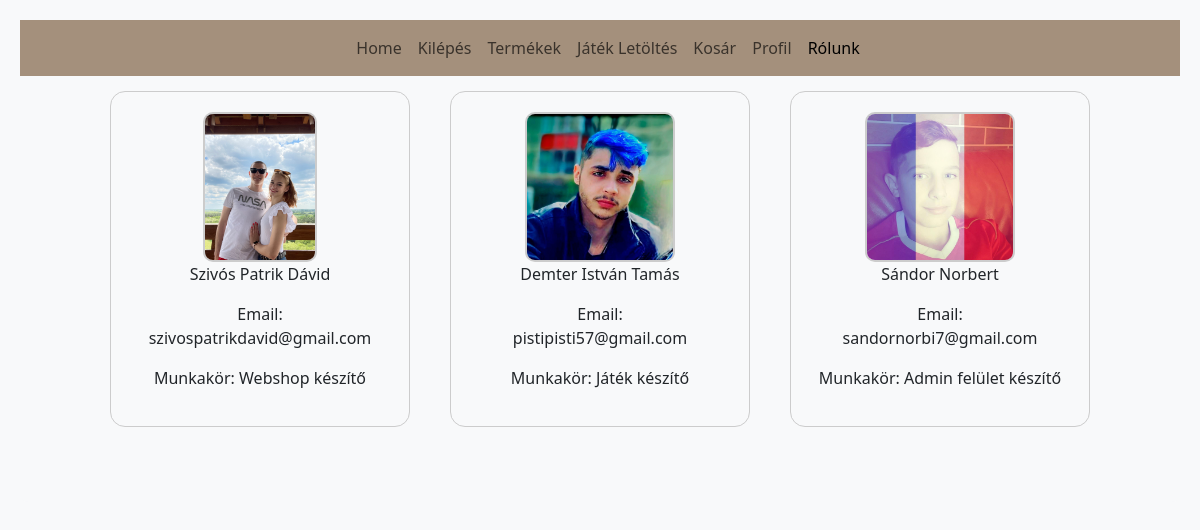
/index.php?menu=rolunk (signed in), run on the app's committed database.
### tables this page shows
CREATE TABLE `users` (
  `userid` int(10) UNSIGNED NOT NULL,
  `username` varchar(100) NOT NULL,
  `password` varchar(100) NOT NULL,
  `regisztralt` datetime NOT NULL DEFAULT current_timestamp(),
  `pontszam` int(10) NOT NULL DEFAULT 0,
  `halalokszama` int(10) NOT NULL DEFAULT 0,
  `Levels` int(10) NOT NULL DEFAULT 1,
  `skin` int(10) NOT NULL DEFAULT 0,
  `teljesnev` varchar(30) NOT NULL,
  `emailcim` varchar(100) NOT NULL,
  `adoszam` varchar(11) DEFAULT NULL,
  `iranyitoszam` varchar(4) DEFAULT NULL,
  `telepules` varchar(20) DEFAULT NULL,
  `cim` varchar(50) DEFAULT NULL,
  `telefonszam` varchar(12) DEFAULT NULL
);

### classes/Database.php (called while the page is built, shortened)
<?php
class Database
{
    private $db = null;
    public function __construct($host, $username, $passwor, $db)
    {
        $this->db = new mysqli($host, $username, $passwor, $db);
    }
    public function Profil()
    {
        $stmt = $this->db->prepare("SELECT * FROM users WHERE username = ?");
        $stmt->bind_param("s", $_SESSION['username']);
        $stmt->execute();
        $result = $stmt->get_result();
        return $result->fetch_assoc();
    }
}

### pages/rolunk.php (the view)
<?php
$maker = array(
    array(
        "img" => "szivos_patrik_david.jpg",
        "name" => "Szivós Patrik Dávid",
        "email" => "szivospatrikdavid@gmail.com",
        "work" => "Webshop készítő"
    ),
    array(
        "img" => "demeter_istvan.jpg",
        "name" => "Demter István Tamás",
        "email" => "pistipisti57@gmail.com",
        "work" => "Játék készítő"
    ),
    array(
        "img" => "sandor_norbert.jpg",
        "name" => "Sándor Norbert",
        "email" => "sandornorbi7@gmail.com",
        "work" => "Admin felület készítő"
    )
);
?>
<body>
    <div class="card-container">
    <?php foreach ($maker as $maker): ?>
        <div class="card-rolunk">
            <?php if (!empty($maker["img"]) && file_exists($maker["img"])): ?>
                <img class="rolunk" src="<?php echo $maker["img"]; ?>" alt="<?php echo $maker["name"]; ?> Image">
            <?php else: ?>
                <p>No Image Available</p>
            <?php endif; ?>
            <p><?php echo $maker["name"]; ?></p>
            <p>Email: <br><?php echo $maker["email"]; ?></p>
            <p>Munkakör: <?php echo $maker["work"]; ?></p>
        </div>
    <?php endforeach; ?>
</div>
</body>

### layout/main.css (style rules this page uses)
body { background-color: #f8f9fa; padding: 20px; }
.card-rolunk { width: 300px; padding: 20px; border: 1px solid #ccc; border-radius: 15px; margin-bottom: 20px; margin-right: 20px; margin-left: 20px; text-align: center; justify-content: center; }
.card-container { padding: 15px; display: flex; justify-content: center; }
img.rolunk { height: 150px; width: auto; border: 2px solid #ccc; border-radius: 10px; }

### data on the page
users: shows a picture, teljesnev "Szivós Patrik Dávid", emailcim "szivospatrikdavid@gmail.com", work "Webshop készítő"

### other printed values
$maker["name"] "Demter István Tamás"
$maker["email"] "pistipisti57@gmail.com"
$maker["work"] "Játék készítő"
$maker["name"] "Sándor Norbert"
$maker["email"] "sandornorbi7@gmail.com"
$maker["work"] "Admin felület készítő"
